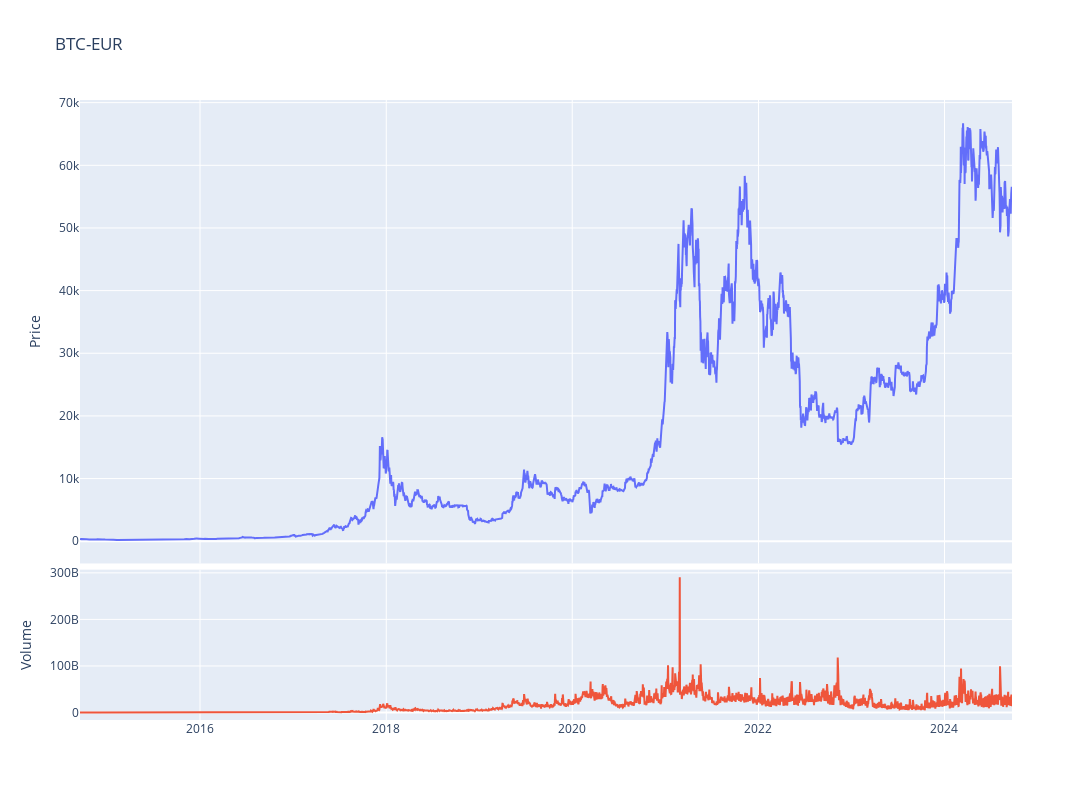

Write notebook code for a chart like this one.
### Code cell
fig = make_subplots(rows=4, cols=1,shared_xaxes=True,vertical_spacing=0.01,specs=[[{'rowspan':3,'colspan':1}],[None],[None],[{'rowspan':1,'colspan':1}]])

# Graph (1,1)
fig.add_trace(go.Scatter(x=stock_ticker.index,y=stock_ticker['Adj Close'],mode="lines",name=f"{ticker}"),row=1, col=1)
# Update xaxis properties
fig.update_yaxes(title_text="Price", row=1, col=1)

# Graph (4,1)
fig.add_trace(go.Scatter(x=stock_ticker.index,y=stock_ticker['Volume'],mode="lines",name='Volume'),row=4, col=1)
fig.update_yaxes(title_text="Volume", row=4, col=1)

fig.update_layout(height=800, width=1300,showlegend=False,title=f"{ticker}")

fig.show()

### Figure 1 — Plotly figure (JSON) as saved in the notebook; plotly's stock layout.template omitted (floating-point values rounded to 4 significant figures; data arrays with more than 128 entries replaced by an {"elided": "..."} marker saying what was removed)
{"data": [{"mode": "lines", "name": "BTC-EUR", "type": "scatter", "x": {"elided": "3659 str values"}, "xaxis": "x", "y": {"elided": "3659 float values"}, "yaxis": "y"}, {"mode": "lines", "name": "Volume", "type": "scatter", "x": {"elided": "3659 str values"}, "xaxis": "x2", "y": {"elided": "3659 int values"}, "yaxis": "y2"}], "layout": {"height": 800, "showlegend": false, "title": {"text": "BTC-EUR"}, "width": 1300, "xaxis": {"anchor": "y", "domain": [0, 1], "matches": "x2", "showticklabels": false}, "xaxis2": {"anchor": "y2", "domain": [0, 1]}, "yaxis": {"anchor": "x", "domain": [0.2525, 1], "title": {"text": "Price"}}, "yaxis2": {"anchor": "x2", "domain": [0, 0.2425], "title": {"text": "Volume"}}}}
